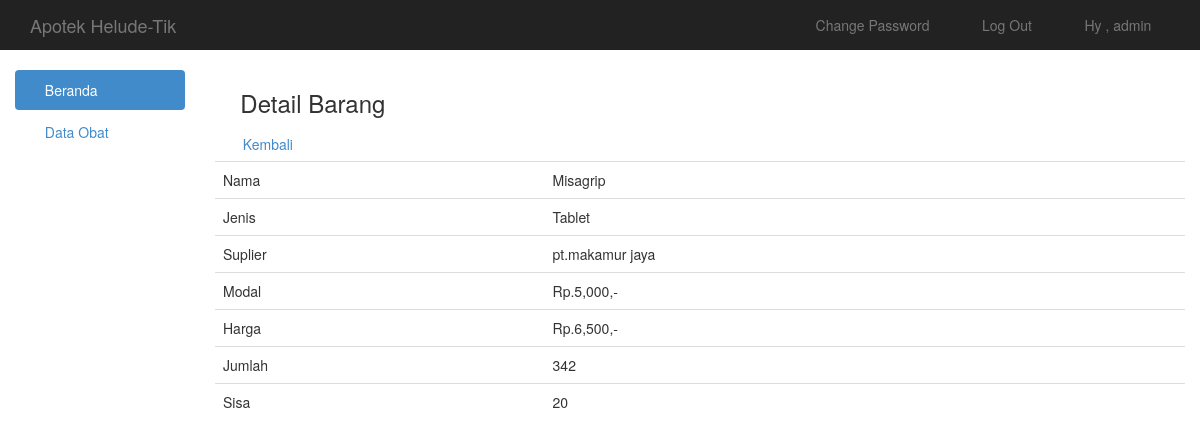
Page /det_barang.php?id=14 (signed in) on the committed database.
### tables this page shows
CREATE TABLE `barang` (
  `id` int(11) NOT NULL,
  `nama` text NOT NULL,
  `jenis` text NOT NULL,
  `suplier` text NOT NULL,
  `modal` int(11) NOT NULL,
  `harga` int(11) NOT NULL,
  `jumlah` int(11) NOT NULL,
  `sisa` int(11) NOT NULL
);

### det_barang.php (the view)
<?php
include 'header.php';
?>
<h3><span class="glyphicon glyphicon-briefcase"></span>  Detail Barang</h3>
<a class="btn" href="barang.php"><span class="glyphicon glyphicon-arrow-left"></span>  Kembali</a>
<?php
$id_brg=mysql_real_escape_string($_GET['id']);
$det=mysql_query("select * from barang where id='$id_brg'")or die(mysql_error());
while($d=mysql_fetch_array($det)){
	?>
	<table class="table">
		<tr>
			<td>Nama</td>
			<td><?php echo $d['nama'] ?></td>
		</tr>
		<tr>
			<td>Jenis</td>
			<td><?php echo $d['jenis'] ?></td>
		</tr>
		<tr>
			<td>Suplier</td>
			<td><?php echo $d['suplier'] ?></td>
		</tr>
		<tr>
			<td>Modal</td>
			<td>Rp.<?php echo number_format($d['modal']); ?>,-</td>
		</tr>
		<tr>
			<td>Harga</td>
			<td>Rp.<?php echo number_format($d['harga']) ?>,-</td>
		</tr>
		<tr>
			<td>Jumlah</td>
			<td><?php echo $d['jumlah'] ?></td>
		</tr>
		<tr>
			<td>Sisa</td>
			<td><?php echo $d['sisa'] ?></td>
		</tr>
	</table>
	<?php
}
?>

### rows in the picture
barang: nama "Misagrip", jenis "Tablet", suplier "pt.makamur jaya", modal "5,000", harga "6,500", jumlah "342", sisa "20"

### other values in the picture
$_SESSION['uname'] "admin"
